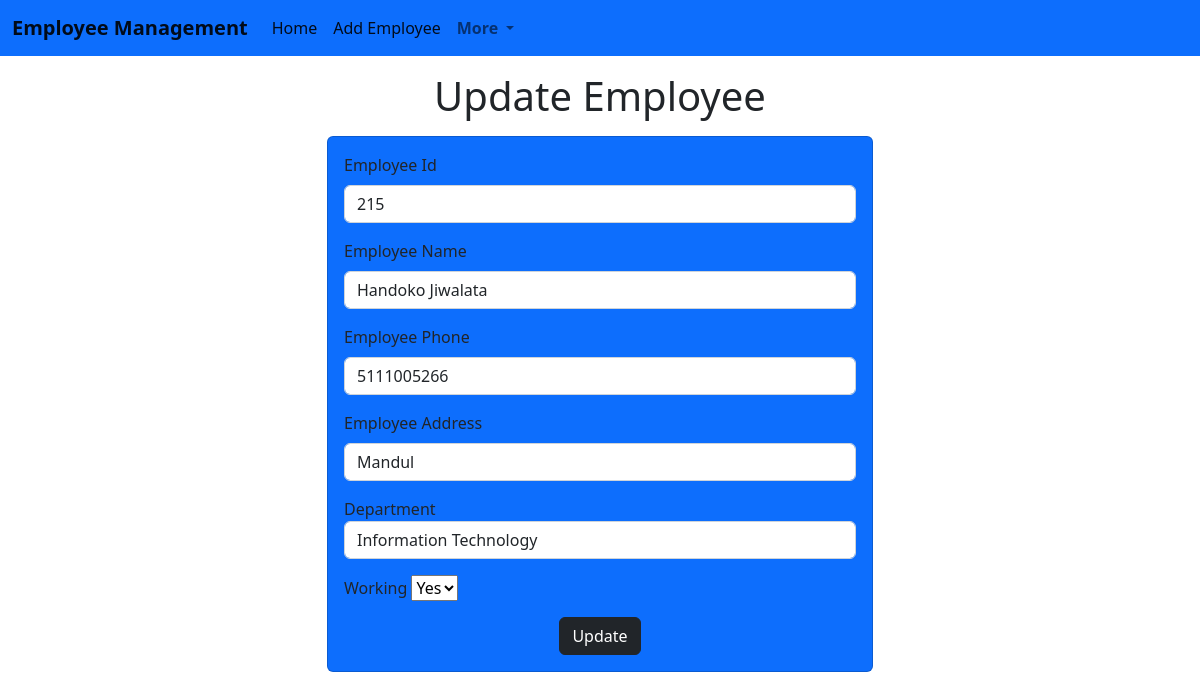
The app's page /Emp/update_emp/215 with its own data.
### Employee/models.py (models this page shows)
class Employee(models.Model):
    name = models.CharField(max_length=200)
    emp_id = models.AutoField(primary_key=True)
    phone= models.BigIntegerField(max_length=12)
    address = models.CharField(max_length=200)
    working = models.CharField(max_length=12)
    department = models.CharField(max_length=150)

### Employee/views.py (the view)
# urls.py: path('update_emp/<int:emp_id>',Update_emp),
def Update_emp(request, emp_id):
    emp = Employee.objects.get(emp_id = emp_id)  # Fetch using the correct field
    return render(request, 'Emp/Update_emp.html',{'emp':emp})

### templates/Emp/Update_emp.html (shortened to what this page needs)
<!doctype html>
<html lang="en">
  <head>
    <link href="https://cdn.jsdelivr.net/npm/bootstrap@5.2.3/dist/css/bootstrap.min.css" rel="stylesheet">
  </head>
  <body>
    {% include "Emp/navbar.html" %}
    <h1 class="text-center my-3">Update Employee</h1>
    <div class="container">
        <div class="row">
            <div class="col-md-6 offset-md-3">
                <div class="card bg-primary">
                    <div class="card-body">
                        <form action="/Emp/do_update_emp/{{emp.emp_id}}" method='POST'>
                            <div class="mb-3">
                                <label for="Id" class="form-label">Employee Id</label>
                                <input type="text"
                                class="form-control" id="Id"
                                placeholder="Employee id"
                                name="emp_id"
                                value="{{emp.emp_id}}"
                                >
                            </div>
                            <div class="mb-3">
                                <label for="name" class="form-label">Employee Name</label>
                                <input type="text" class="form-control"
                                id="name" placeholder="Employee Full name"
                                name = "emp_name"
                                value="{{emp.name}}"
                                >
                            </div>
                            <div class="mb-3">
                                <label for="phone" class="form-label">Employee Phone</label>
                                <input type="text" class="form-control"
                                id="phone"
                                placeholder="Employee Phone number"
                                name = "emp_phone"
                                value="{{emp.phone}}"
                                >
                            </div>
                            <div class="mb-3">
                                <label for="address" class="form-label">Employee Address</label>
                                <input type="text"
                                class="form-control" id="address"
                                placeholder="Employee Address"
                                name = "emp_address"
                                value="{{emp.address}}"
                                >
                            </div>
                            <div class="mb-3">
                                <label for="department">Department</label>
                                <select name="emp_department" id="department" class="form-control" value="{{emp.emp_department}}" >
                                    <option value="IT" {% if emp.department == "IT" %}selected{% endif %}>Information Technology</option>
                                </select>
                            </div>
                            <div class="mb-3">
                                <label for="working">Working</label>
                                <select name="emp_working" id="working"  value="{{emp.working}}">
                                    <option value="Yes" {% if emp.working == "Yes" %}selected{% endif %}>Yes</option>
                                </select>
                            </div>
                            <div class="container text-center">
                                <button type="submit" class="btn btn-dark">Update </button>
                            </div>
                        </form>
                    </div>
                </div>
            </div>
        </div>
    </div>
  </body>
</html>

### records on screen
Employee: emp_id "215", emp_name "Handoko Jiwalata", emp_phone "5111005266", emp_address "Mandul", emp_department "Information Technology", emp_working "Yes"
